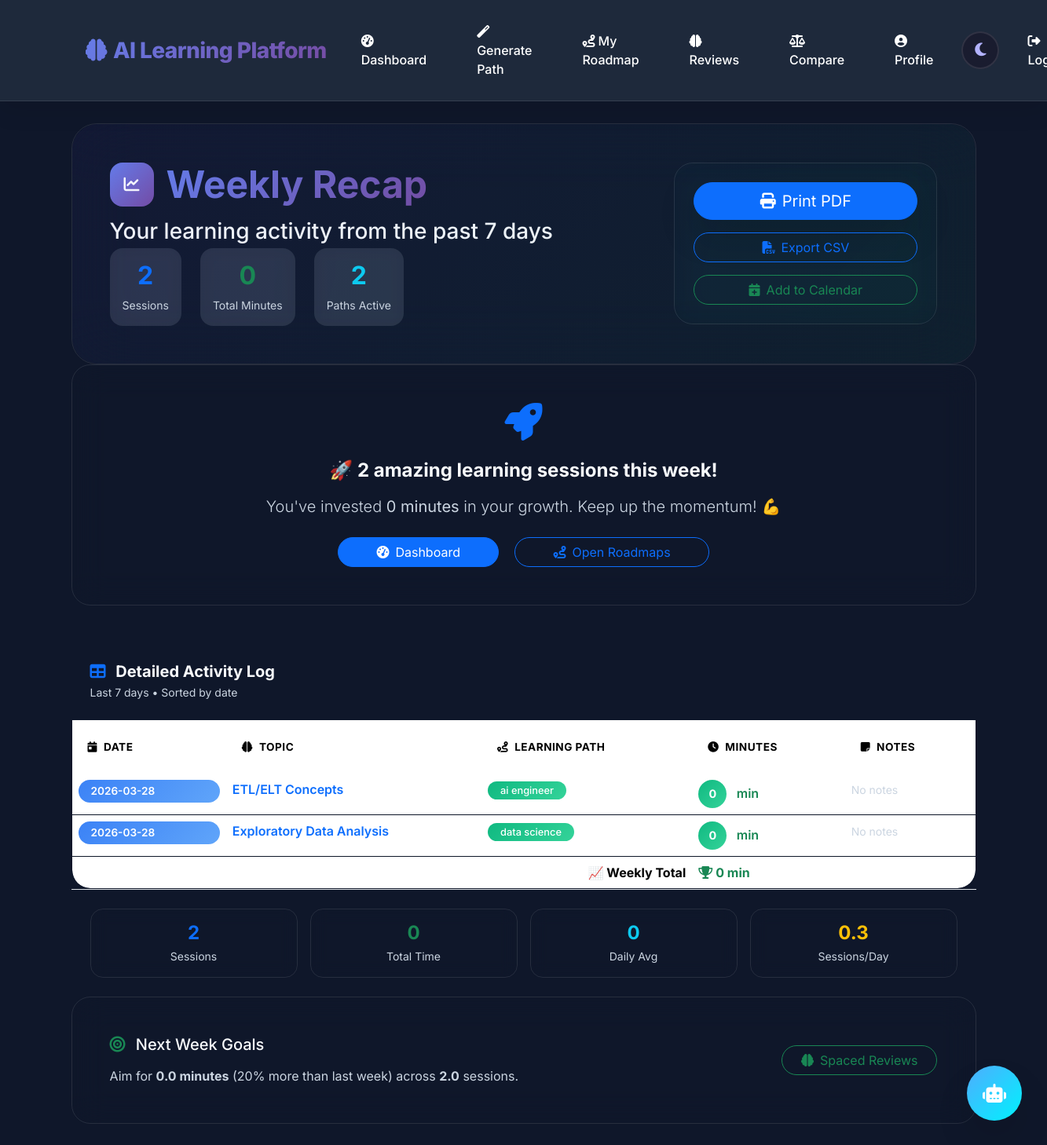
Before: /recap/weekly (signed in) with the older database file.
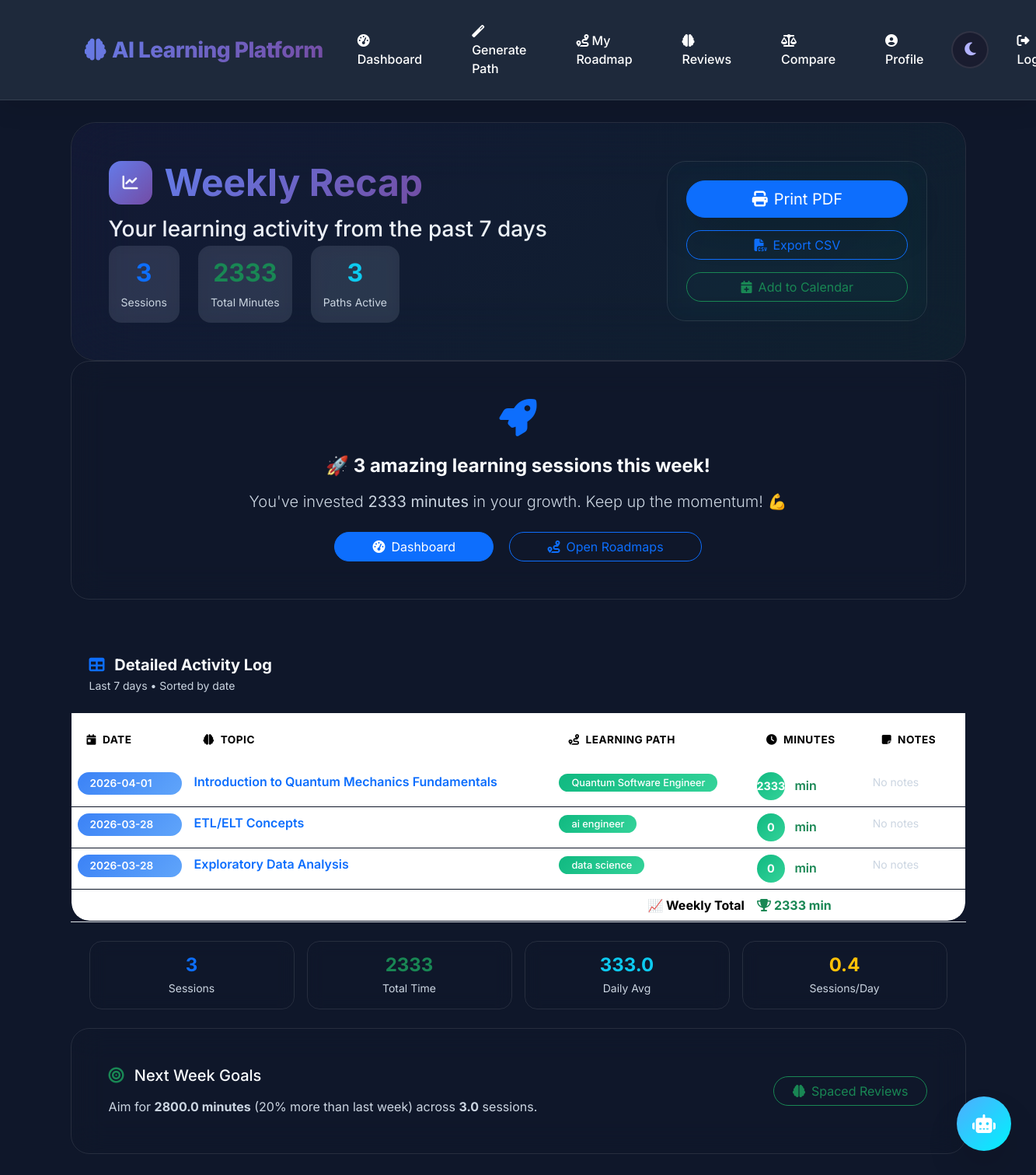
After: the same page with the newer database file.
### tables this page shows
CREATE TABLE progress (
                id INTEGER PRIMARY KEY AUTOINCREMENT,
                user_id INTEGER NOT NULL,
                topic TEXT NOT NULL,
                status TEXT NOT NULL DEFAULT 'completed',
                date_completed DATE NOT NULL, roadmap_id INTEGER, notes TEXT,
                FOREIGN KEY (user_id) REFERENCES users (id)
            );

CREATE TABLE user_roadmap (
                id INTEGER PRIMARY KEY AUTOINCREMENT,
                user_id INTEGER NOT NULL,
                created_at TEXT NOT NULL,
                roadmap_json TEXT NOT NULL,
                domain TEXT, name TEXT, target_role TEXT, archived INTEGER NOT NULL DEFAULT 0, weekly_hours INTEGER, goal_date TEXT,
                FOREIGN KEY (user_id) REFERENCES users (id)
            );

### app.py (the view)
@app.route("/recap/weekly")
@require_login
def recap_weekly():
    user_id = session["user_id"]
    since = (datetime.utcnow().date() - timedelta(days=7)).isoformat()
    with get_db() as conn:
        rows = conn.execute(
            """
            SELECT p.topic, p.date_completed, p.notes, ur.name, p.roadmap_id
            FROM progress p
            LEFT JOIN user_roadmap ur ON ur.id = p.roadmap_id
            WHERE p.user_id = ? AND p.status = 'completed' AND p.date_completed >= ?
            ORDER BY p.date_completed DESC
            """,
            (user_id, since),
        ).fetchall()
    items = []
    total_minutes = 0
    for r in rows:
        m = get_topic_total_minutes(user_id, r["roadmap_id"], r["topic"])
        total_minutes += m
        items.append({"topic": r["topic"], "date": r["date_completed"], "notes": r["notes"] or "", "path_name": r["name"] or ("Path " + str(r["roadmap_id"] or "")), "minutes": m})
    return render_template("weekly_recap.html", items=items, total_minutes=total_minutes)

### app.py (called while the page is built)
def get_db() -> sqlite3.Connection:
    db = sqlite3.connect(app.config["DATABASE"])
    db.row_factory = sqlite3.Row
    return db

def require_login(f):
    from functools import wraps
    @wraps(f)
    def wrapped(*args, **kwargs):
        if "user_id" not in session:
            return redirect(url_for("login"))
        return f(*args, **kwargs)
    return wrapped

def get_topic_total_minutes(user_id: int, roadmap_id: int, topic: str) -> int:
    with get_db() as conn:
        rows = conn.execute(
            "SELECT start_ts, end_ts FROM topic_sessions WHERE user_id = ? AND (roadmap_id IS NULL OR roadmap_id = ?) AND topic = ?",
            (user_id, roadmap_id or 0, topic),
        ).fetchall()
    total = 0
    for r in rows:
        try:
            start = datetime.fromisoformat((r["start_ts"] or "")[:19])
            end = datetime.fromisoformat((r["end_ts"] or "")[:19]) if r["end_ts"] else datetime.utcnow()
            total += int((end - start).total_seconds() // 60)
        except Exception:
            continue
    return total

### templates/weekly_recap.html (shortened to what the changed rows need)
{% extends "base.html" %}
{% block content %}
<div class="recap-hero glass-card p-5 mb-6 position-relative overflow-hidden fade-in-up">
  <div class="row align-items-center">
    <div class="col-lg-8">
      <div class="recap-badge d-inline-flex align-items-center gap-3 mb-3">
        <h1 class="recap-title mb-0 display-5 fw-bold" style="background: var(--primary-gradient); -webkit-background-clip: text; background-clip: text; -webkit-text-fill-color: transparent;">
          Weekly Recap
        </h1>
      </div>
      <div class="recap-meta">
        <div class="recap-stats d-flex flex-wrap gap-4 mb-0">
          <div class="stat-item">
            <div class="stat-number h2 fw-bold text-primary">{{ items|length }}</div>
            <div class="stat-label text-muted small">Sessions</div>
          </div>
          <div class="stat-item">
            <div class="stat-number h2 fw-bold text-success">{{ total_minutes }}</div>
            <div class="stat-label text-muted small">Total Minutes</div>
          </div>
          <div class="stat-item">
            <div class="stat-number h2 fw-bold text-info">{{ items|map(attribute='path_name')|unique|list|length }}</div>
            <div class="stat-label text-muted small">Paths Active</div>
          </div>
        </div>
      </div>
    </div>
  </div>
</div>
<div class="motivation-card glass-card p-5 mb-5 text-center">
  <div class="motivation-icon mb-4">
    <i class="fas fa-rocket fa-3x text-primary"></i>
  </div>
  {% if items %}
  <h4 class="mb-3 fw-bold">
    🚀 {{ items|length }} amazing learning sessions this week!
  </h4>
  <p class="lead text-muted mb-4">
    You've invested <strong>{{ total_minutes }} minutes</strong> in your growth.
    Keep up the momentum! 💪
  </p>
  {% endif %}
  <div class="motivation-actions">
    <a href="{{ url_for('dashboard') }}" class="btn btn-primary rounded-pill px-5 me-3">
    </a>
    <a href="{{ url_for('roadmap') }}" class="btn btn-outline-primary rounded-pill px-5">
    </a>
  </div>
</div>
{% if items %}
<div class="recap-table-container glass-card shadow-xl">
  <div class="table-header p-4">
    <h5 class="mb-0 fw-bold">
      <i class="fas fa-table me-2 text-primary"></i>
      Detailed Activity Log
    </h5>
    <p class="small text-muted mb-0 mt-1">Last 7 days • Sorted by date</p>
  </div>
  <div class="table-responsive">
    <table class="table table-hover modern-table mb-0">
      <thead class="table-dark-gradient">
        <tr>
          <th scope="col" class="date-col">
            <i class="fas fa-calendar-day me-2"></i>Date
          </th>
          <th scope="col" class="topic-col">
            <i class="fas fa-brain me-2"></i>Topic
          </th>
          <th scope="col" class="path-col">
            <i class="fas fa-route me-2"></i>Learning Path
          </th>
          <th scope="col" class="time-col">
            <i class="fas fa-clock me-2"></i>Minutes
          </th>
          <th scope="col" class="notes-col">
            <i class="fas fa-sticky-note me-2"></i>Notes
          </th>
        </tr>
      </thead>
      <tbody>
        {% for r in items %}
        <tr class="recap-row hover-scale">
          <td class="date-cell fw-semibold">
            <div class="date-badge rounded-pill px-3 py-1">{{ r.date }}</div>
          </td>
          <td class="topic-cell fw-semibold text-primary">{{ r.topic }}</td>
          <td class="path-cell">
            <span class="path-tag rounded-pill px-3 py-1">{{ r.path_name }}</span>
          </td>
          <td class="time-cell">
            <div class="time-circle d-inline-flex align-items-center justify-content-center me-2">
              {{ r.minutes }}
            </div>
            <span class="fw-semibold text-success">min</span>
          </td>
          <td class="notes-cell">
            {% if r.notes %}
            <span class="notes-badge badge bg-light text-dark px-3 py-2 rounded-pill">
              {{ r.notes[:50] }}{% if r.notes|length > 50 %}...{% endif %}
            </span>
            {% else %}
            <span class="text-muted small">No notes</span>
            {% endif %}
          </td>
        </tr>
        {% endfor %}
      </tbody>
      <tfoot class="table-footer">
        <tr class="fw-bold">
          <th colspan="3" class="text-end">📈 Weekly Total</th>
          <td class="text-success">
            <i class="fas fa-trophy me-1"></i>{{ total_minutes }} min
          </td>
          <td></td>
        </tr>
      </tfoot>
    </table>
  </div>
  <div class="table-footer-section p-4 border-top" style="border-top: 1px solid var(--glass-border);">
    <div class="row g-3">
      <div class="col-md-3">
        <div class="summary-card text-center p-3">
          <div class="h4 fw-bold text-primary mb-1">{{ items|length }}</div>
          <div class="small text-muted">Sessions</div>
        </div>
      </div>
      <div class="col-md-3">
        <div class="summary-card text-center p-3">
          <div class="h4 fw-bold text-success mb-1">{{ total_minutes }}</div>
          <div class="small text-muted">Total Time</div>
        </div>
      </div>
      <div class="col-md-3">
        <div class="summary-card text-center p-3">
          <div class="h4 fw-bold text-info mb-1">
            {{ (total_minutes / 7)|round(0) if total_minutes else 0 }}
          </div>
          <div class="small text-muted">Daily Avg</div>
        </div>
      </div>
      <div class="col-md-3">
        <div class="summary-card text-center p-3">
          <div class="h4 fw-bold text-warning mb-1">
            {{ (items|length / 7)|round(1) if items|length else 0 }}
          </div>
          <div class="small text-muted">Sessions/Day</div>
        </div>
      </div>
    </div>
  </div>
</div>
{% endif %}
<div class="goals-preview glass-card p-5 mt-6">
  <div class="row align-items-center">
    <div class="col-md-8">
      <p class="mb-0 text-muted">
        {% if items %}
        Aim for <strong>{{ (total_minutes * 1.2)|round }} minutes</strong>
        (20% more than last week) across <strong>{{ (items|length * 1.1)|round }}</strong> sessions.
        {% else %}
        Start with <strong>3 sessions</strong> and <strong>120 minutes</strong> this week!
        {% endif %}
      </p>
    </div>
  </div>
</div>
{% endblock %}

Changed rows visible on the page:
added progress: date "2026-04-01", topic "Introduction to Quantum Mechanics Fundamentals", path_name "Quantum Software Engineer", minutes "2333", notes "No notes"
Other visible differences:
{{ items|length }}: "2" → "3"
{{ total_minutes }}: "0" → "2333"
{{ items|map(attribute='path_name')|unique|list|length }}: "2" → "3"
{{ (total_minutes / 7)|round(0) if total_minutes else 0 }}: "0" → "333.0"
{{ (items|length / 7)|round(1) if items|length else 0 }}: "0.3" → "0.4"
{{ (total_minutes * 1.2)|round }}: "0.0" → "2800.0"
{{ (items|length * 1.1)|round }}: "2.0" → "3.0"
